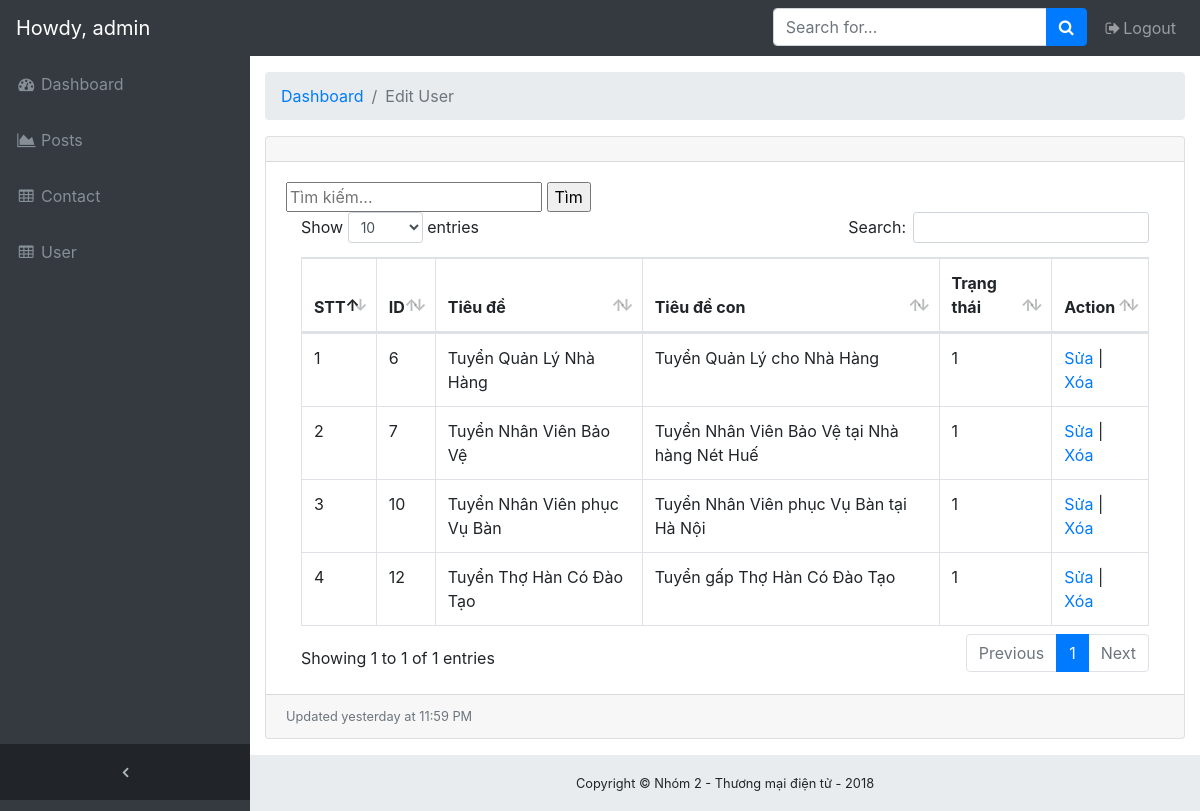
Before: /admin/posts.php (signed in) with the older database file.
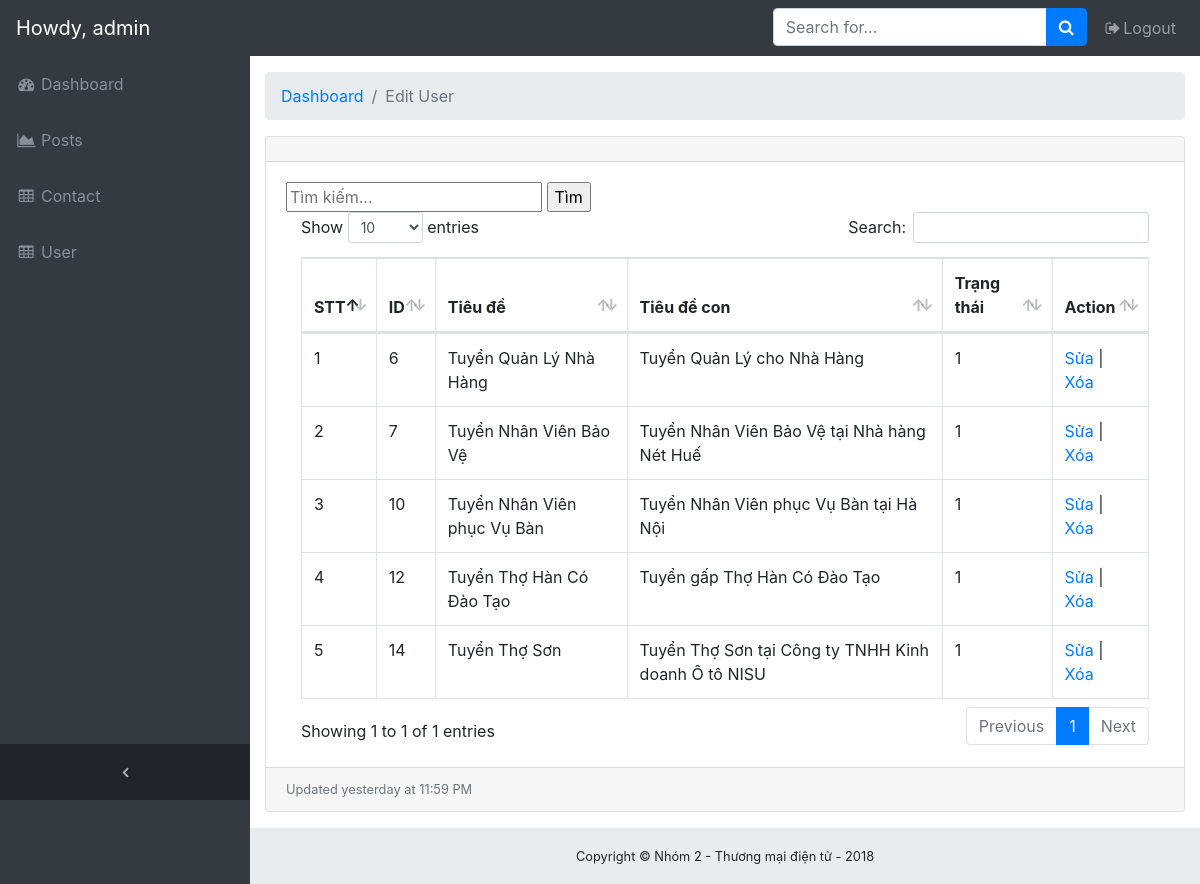
After: the same page with the newer database file.
### tables this page shows
CREATE TABLE `posts` (
  `id` int(11) NOT NULL,
  `title` varchar(255) NOT NULL,
  `sub_title` varchar(255) NOT NULL,
  `body` text NOT NULL,
  `post_cover` varchar(255) NOT NULL,
  `salary` varchar(255) DEFAULT NULL,
  `experience` varchar(255) DEFAULT NULL,
  `JobType` varchar(255) DEFAULT NULL,
  `location` varchar(255) DEFAULT NULL,
  `AgeRequest` varchar(255) DEFAULT NULL,
  `GenderRequest` varchar(255) DEFAULT NULL,
  `DegreeRequest` varchar(255) DEFAULT NULL,
  `amount` varchar(255) DEFAULT NULL,
  `description` text,
  `benefit` text,
  `FileRequest` text,
  `deadline` text,
  `another` text,
  `created_at` timestamp NOT NULL DEFAULT CURRENT_TIMESTAMP ON UPDATE CURRENT_TIMESTAMP,
  `updated_at` timestamp NOT NULL DEFAULT '0000-00-00 00:00:00',
  `status` tinyint(4) NOT NULL COMMENT '0 - Draft; 1 - Active; 2 - Delete',
  `auth_id` tinyint(4) NOT NULL
);

### admin/app/func/posts.php (called while the page is built, shortened)
<?php
function getAllPosts(){
    global $conn;
    $posts = array();
    $sql = "SELECT posts.id, posts.title, posts.sub_title, users.representative, posts.status FROM posts INNER JOIN users WHERE posts.auth_id = users.id";
    $result = mysqli_query($conn, $sql);
    if (mysqli_num_rows($result) > 0){
        while($row = mysqli_fetch_assoc($result)){
            $posts[] = $row;
        }
    }
    return $posts;
}
?>

### admin/views/_posts_index.php (the view)
<div class="content-wrapper">
    <div class="container-fluid">
      <ol class="breadcrumb">
        <li class="breadcrumb-item">
          <a href="#">Dashboard</a>
        </li>
        <li class="breadcrumb-item active">Edit User</li>
      </ol>
      <div class="card mb-3">
        <div class="card-header">
          </div>
        <div class="card-body">
          <div class="table-responsive">
          <form action="" method="post">
              <input type="text" name="keyword" placeholder="Tìm kiếm..." />
              <input type="submit" name="btnSubmit" value="Tìm">
            </form>
            <table class="table table-bordered" id="dataTable" width="100%" cellspacing="0">
              <thead>
                <tr>
                  <th>STT</th>
                  <th>ID</th>
                  <th>Tiêu đề</th>
                  <th>Tiêu đề con</th>
                  <th>Trạng thái</th>
                  <th>Action</th>
                </tr>
              </thead>
              <?php foreach($p as $key => $item){ ?>
              <tbody>
                <tr>
                  <td>
                      <?php echo $key+1; ?>
                  </td>
                  <td>
                      <?php echo $item['id']; ?>
                  </td>
                  <td>
                      <?php echo $item['title']; ?>
                  </td>
                  <td>
                      <?php echo $item['sub_title']; ?>
                  </td>
                  <td>
                      <?php echo $item['status']; ?>
                  </td>
                  <td>
                      <a href="posts.php?act=edit&post-id=<?php echo $item['id']; ?>">Sửa</a> |
                      <a href="posts.php?act=delete&post-id=<?php echo $item['id']; ?>" onclick="return confirm('Bạn chắc chắn xóa chứ');">Xóa</a>
                  </td>
              </tr>
              </tbody>
            <?php
               }
               ?>
            </table>
          </div>
        </div>
        <div class="card-footer small text-muted">Updated yesterday at 11:59 PM</div>
      </div>
    </div>

Changed rows visible on the page:
added posts: id "14", title "Tuyển Thợ Sơn", sub_title "Tuyển Thợ Sơn tại Công ty TNHH Kinh doanh Ô tô NISU", status "1"
